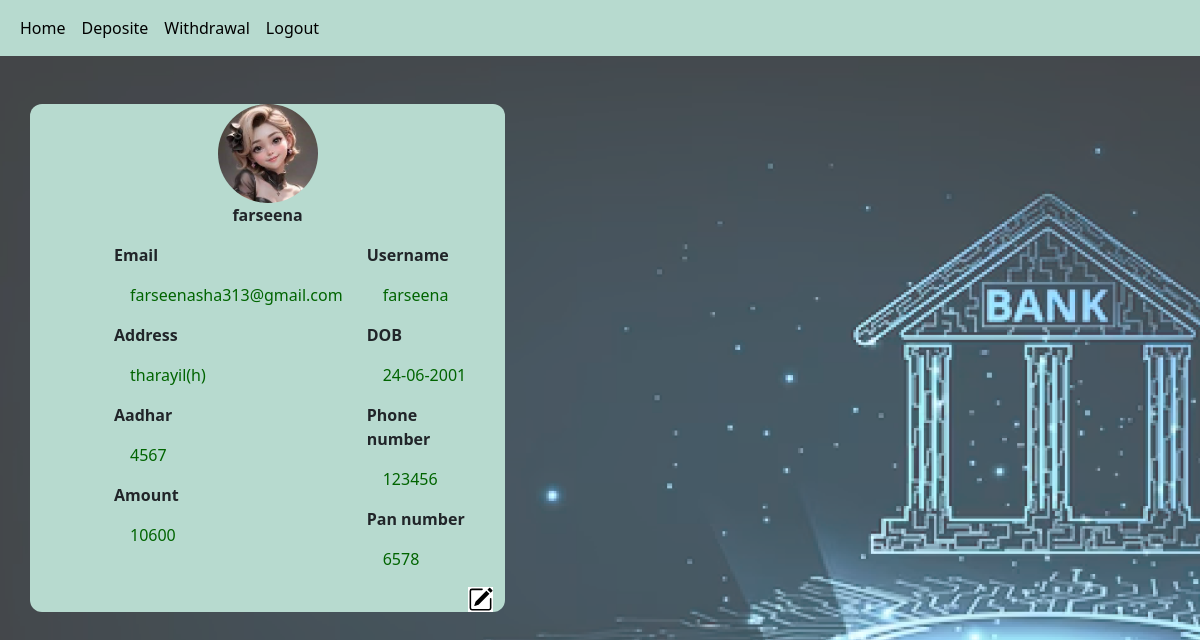
The page /user_profile (signed in) on the database its author committed.
### app1/models.py (models this page shows)
class Customs(AbstractUser):
    account_no = models.IntegerField(null=True,blank=True)
    bank = models.CharField(max_length=50)
    branch = models.CharField(max_length=50)
    ifsc_code = models.IntegerField(null=True,blank=True)
    pincode = models.IntegerField(null=True,blank=True)
    acnt_no = models.IntegerField(null=True,blank=True)
    amount = models.IntegerField(null=True,blank=True)
    phone_no = models.IntegerField(null=True,blank=True)
    address = models.CharField(max_length=50)
    adhar_no = models.IntegerField(null=True,blank=True)
    pancard_no = models.IntegerField(null=True,blank=True)
    image = models.FileField()
    dob = models.CharField(max_length=50)
    user_type = models.CharField(max_length=50)

### app1/views.py (the view)
# urls.py: path('user_profile',views.user_profile),
def user_profile(request):
    data = Customs.objects.get(id=request.user.id)
    return render(request,'user/profile.html',{'data':data})

### template/user/profile.html (shortened to what this page needs)
<html lang="en">
<head>
    {% load static %}
    <link href="https://cdn.jsdelivr.net/npm/bootstrap@5.3.3/dist/css/bootstrap.min.css" rel="stylesheet">
</head>
<body>
    <div class="mainav">
      <nav class="navbar navbar-expand-lg mainav">
        <div class="container-fluid mainav">
          <div class="collapse navbar-collapse" id="navbarNavAltMarkup">
            <div class="navbar-nav">
              <a class="nav-link active" aria-current="page" href="user_home">Home</a>
              <a class="nav-link active" aria-current="page" href="deposite">Deposite</a>
              <a class="nav-link active" aria-current="page" href="withraw">Withdrawal</a>
              <a class="nav-link active" aria-current="page" href="userlogout">Logout</a>
            </div>
          </div>
        </div>
      </nav>
    </div>
  <div class="container">
    <div class="row">
    <div style="background-color: #B7DACF;border-radius: 12px;" class="col-5 mt-5 ">
        <div>
            <div class="text-center"><img style="border-radius: 50%;width: 100px;" src="{{ data.image.url }}" alt=""></div>
            <div style="font-weight: 600;" class="text-center">{{ data.first_name }}</div>
        </div>
        <div>
            <div class="container">
                <div class="row ms-5 mt-3">
                  <div class="col">
                    <p style="font-weight: 600;">Email <br> <div style="color: darkgreen;" class="ms-3">{{ data.email }}</div></p>
                    <p style="font-weight: 600;">Address <br><div style="color: darkgreen;" class="ms-3">{{ data.address }}</div></p>
                    <p style="font-weight: 600;">Aadhar <br><div style="color: darkgreen;" class="ms-3">{{ data.adhar_no }}</div></p>
                    <p style="font-weight: 600;">Amount <br><div style="color: darkgreen;" class="ms-3">{{ data.amount }}</div></p>
                  </div>
                  <div class="col">
                    <p style="font-weight: 600;">Username <br><div style="color: darkgreen;" class="ms-3">{{ data.username }}</div></p>
                    <p style="font-weight: 600;">DOB <br><div style="color: darkgreen;" class="ms-3">{{ data.dob }}</div></p>
                    <p style="font-weight: 600;">Phone number <br><div style="color: darkgreen;" class="ms-3">{{ data.phone_no }}</div></p>
                    <p style="font-weight: 600;">Pan number <br><div style="color: darkgreen;" class="ms-3">{{ data.pancard_no }}</div></p>
                  </div>
                </div>
            </div>
        </div>
        <div class="text-end ">
            <a href="edit_profile">
            </a>
        </div>
    </div>
    </div>
  </div>
</body>
</html>

### rows shown on the page
Customs: image (picture), first_name "farseena", email "farseenasha313@gmail.com", address "tharayil(h)", adhar_no "4567", amount "10600", username "farseena", dob "24-06-2001", phone_no "123456", pancard_no "6578"
